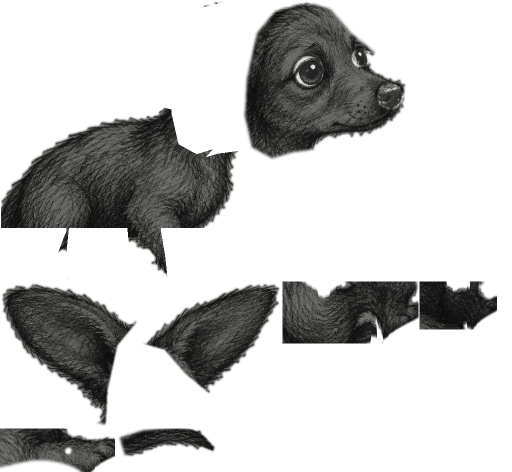
#> input picture prototipo/mel-recorte/mel-atlas-base.webp, 1024 x 943 px (shown at 1/2 size)
$ python mask.py mel-atlas-base.webp mel-atlas-base.webp
#> lines starting #> are read from the running program, lines starting #| are printed output that depends on the picture; after the words box and inside, x2 and y2 are one past the last pixel; in counts of white or black regions, pixels touching at a corner belong together
"""Separates the drawn dog from the paper: dilate the pencil strokes so the outline closes, flood-fill the paper from
the borders, then shrink back. Writes mask.png (255 = dog) next to the output path given."""
import sys
from collections import deque

import numpy as np
from PIL import Image

source, out_dir = sys.argv[1], sys.argv[2]
gray = np.asarray(Image.open(source).convert('L')).astype(np.float32) / 255
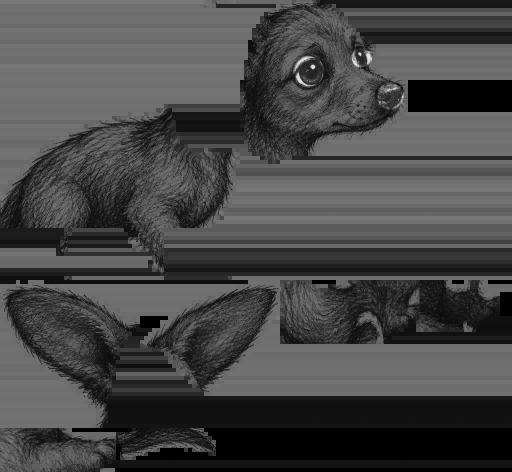
#> gray: shape (943, 1024) float32 (shown at 1/2 size); min 0, max 0.996, mean 0.278
h, w = gray.shape
#> h = 943; w = 1024
GROUND = 921  # the drawn ground line starts at y = 923

ink = gray < 0.8
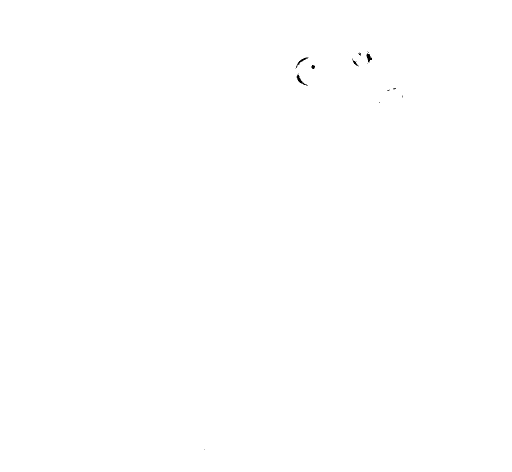
#> ink: shape (943, 1024) bool (shown at 1/2 size); 100% white; 16 black regions (11 under 20 px), largest, box (x1, y1, x2, y2) and area: (593, 149, 616, 171) 121, (733, 107, 744, 125) 110, (592, 115, 616, 136) 93, (705, 117, 717, 133) 51, (622, 130, 630, 138) 43
# The soft pencil shadow on the floor would weld the paws together: only firm strokes count down there
ink[860:GROUND, :] = gray[860:GROUND, :] < 0.5
ink[GROUND:, :] = False
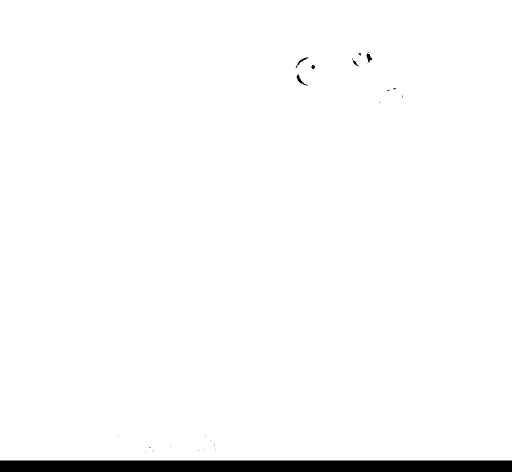
#> ink: shape (943, 1024) bool (shown at 1/2 size); 97.6% white; 28 black regions (22 under 20 px), largest, box (x1, y1, x2, y2) and area: (0, 921, 1024, 943) 22528, (593, 149, 616, 171) 121, (733, 107, 744, 125) 110, (592, 115, 616, 136) 93, (705, 117, 717, 133) 51, (622, 130, 630, 138) 43


def dilate(mask, radius):
#> called with radius = 6
    out = mask.copy()
    for dy in range(-radius, radius + 1):
        for dx in range(-radius, radius + 1):
            if dx * dx + dy * dy > radius * radius:
                continue
            out |= np.roll(np.roll(mask, dy, axis=0), dx, axis=1)
#> out: shape (943, 1024) bool; 98.9% white; 1 black region, box (x1, y1, x2, y2) and area: (0, 927, 1024, 937) 10240
    return out


closed = dilate(ink, 6)
background = np.zeros_like(closed)
queue = deque()
for x in range(w):
    for y in (0, h - 1):
        queue.append((y, x))
for y in range(h):
    for x in (0, w - 1):
        queue.append((y, x))
while queue:
    y, x = queue.popleft()
    if background[y, x] or (closed[y, x] and y < GROUND):
        continue
    background[y, x] = True
    if y > 0: queue.append((y - 1, x))
    if y < h - 1: queue.append((y + 1, x))
    if x > 0: queue.append((y, x - 1))
    if x < w - 1: queue.append((y, x + 1))
#> background: shape (943, 1024) bool; 2.3% white; 1 white region, box (x1, y1, x2, y2) and area: (0, 921, 1024, 943) 22528

dog = ~background
# Shrink back the dilation, keeping a hair of margin so the soft pencil fur stays
dog = ~dilate(~dog, 4)
#> after the loop in dilate (call 2), `for dy in range(-radius, radius + 1):`: out: shape (943, 1024) bool; 3.2% white; 2 white regions, box (x1, y1, x2, y2) and area: (0, 917, 1024, 943) 26624, (0, 0, 1024, 4) 4096
# The paws are drawn light, so near the floor the fill leaks into them: inside each paw's box, anything darker than
# the paper is paw. Then grow and shrink back to close what is left.
PAW_BOXES = [(452, 860, 580, GROUND), (608, 868, 732, GROUND), (808, 856, 926, GROUND)]
paws = np.zeros_like(dog)
for x0, y0, x1, y1 in PAW_BOXES:
    paws[y0:y1, x0:x1] = gray[y0:y1, x0:x1] < 0.9
#> paws: shape (943, 1024) bool; 2.3% white; 3 white regions, box (x1, y1, x2, y2) and area: (452, 860, 580, 921) 7808, (808, 856, 926, 921) 7670, (608, 868, 732, 921) 6572
paws = ~dilate(~dilate(paws, 5), 5)
#> call 3 of dilate, with radius = 5
#> after the loop in dilate (call 3), `for dy in range(-radius, radius + 1):`:
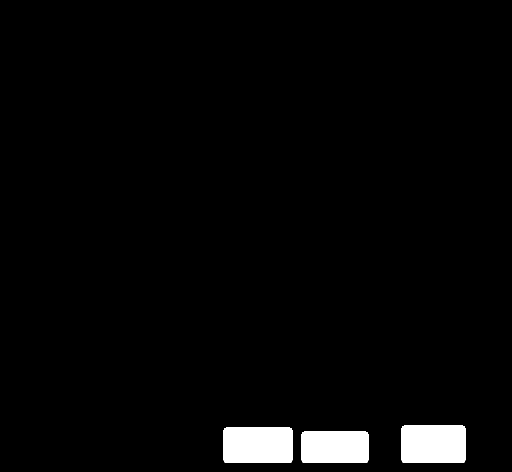
#> out: shape (943, 1024) bool (shown at 1/2 size); 2.9% white; 3 white regions, box (x1, y1, x2, y2) and area: (447, 855, 585, 926) 9758, (803, 851, 931, 926) 9560, (603, 863, 737, 926) 8402
dog |= paws
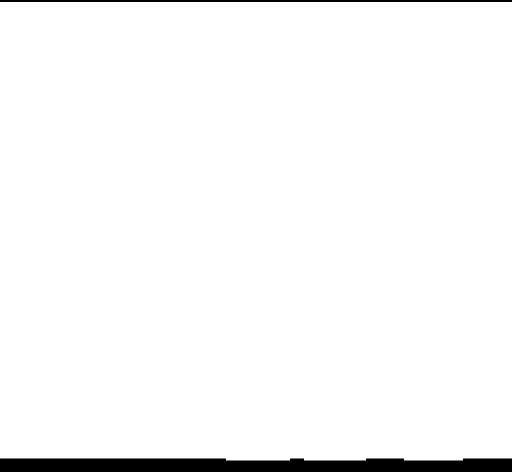
#> dog: shape (943, 1024) bool (shown at 1/2 size); 97% white; 2 black regions, box (x1, y1, x2, y2) and area: (0, 917, 1024, 943) 25144, (0, 0, 1024, 4) 4096
lower = dog.copy()
lower[:840, :] = False
#> lower: shape (943, 1024) bool; 8.3% white; 1 white region, box (x1, y1, x2, y2) and area: (0, 840, 1024, 921) 80328
dog |= ~dilate(~dilate(lower, 6), 6)
#> after the loop in dilate (call 5), `for dy in range(-radius, radius + 1):`:
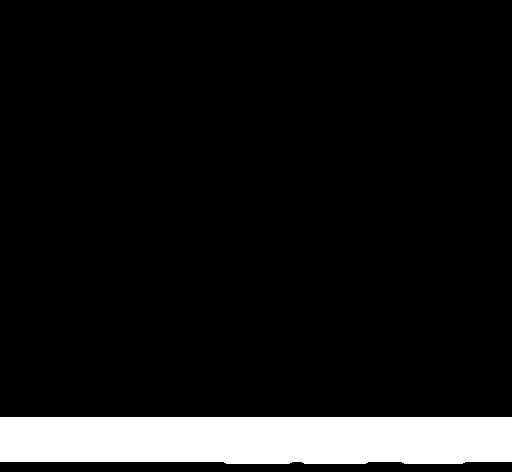
#> out: shape (943, 1024) bool (shown at 1/2 size); 9.6% white; 1 white region, box (x1, y1, x2, y2) and area: (0, 834, 1024, 927) 92688
#> after the loop in dilate (call 6), `for dy in range(-radius, radius + 1):`:
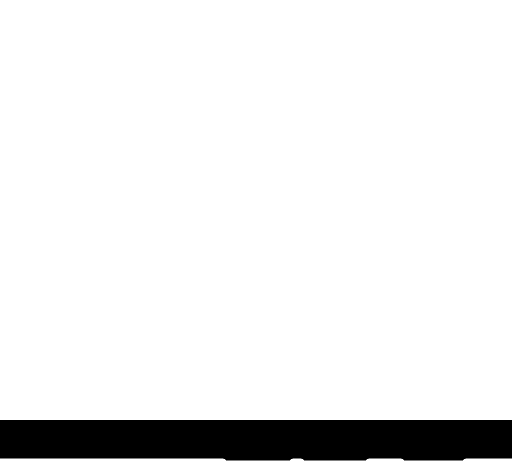
#> out: shape (943, 1024) bool (shown at 1/2 size); 91.7% white; 1 black region, box (x1, y1, x2, y2) and area: (0, 840, 1024, 921) 80376
#> dog: shape (943, 1024) bool; 97% white; 2 black regions, box (x1, y1, x2, y2) and area: (0, 917, 1024, 943) 25096, (0, 0, 1024, 4) 4096
dog[GROUND:, :] = False
Image.fromarray((dog * 255).astype(np.uint8)).save(f'{out_dir}/mask.png')
ys, xs = np.nonzero(dog)
print('bbox', xs.min(), ys.min(), xs.max(), ys.max(), 'area', int(dog.sum()))
#| bbox 0 4 1023 920 area 936440
